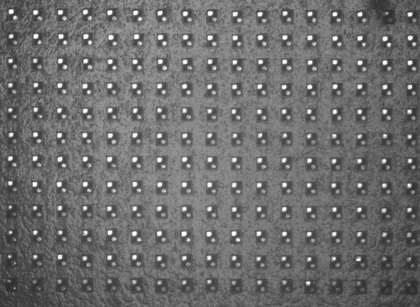
%> input picture target2.png, 420 x 307 px, shrunk from 1104 x 806 before the run; the run also reads 1 picture not shown here
$ octave main.m   (GNU Octave 9; MATLAB toolbox functions it lacks are replaced by stand-ins)
%> lines starting %> are read from the running program, lines starting %| are printed output that depends on the picture
%%
clear;
clc;

I_target = imread('target2.png');          %读入图片
%> I_target is the input picture: size 307x420x3 uint8; mean R, G, B 108.6, 108.6, 108.6
I_template = imread('template2.png');

figure
subplot(121)
imshow(I_target);
title('实采图片')
subplot(122)
imshow(I_template);
title('样片')
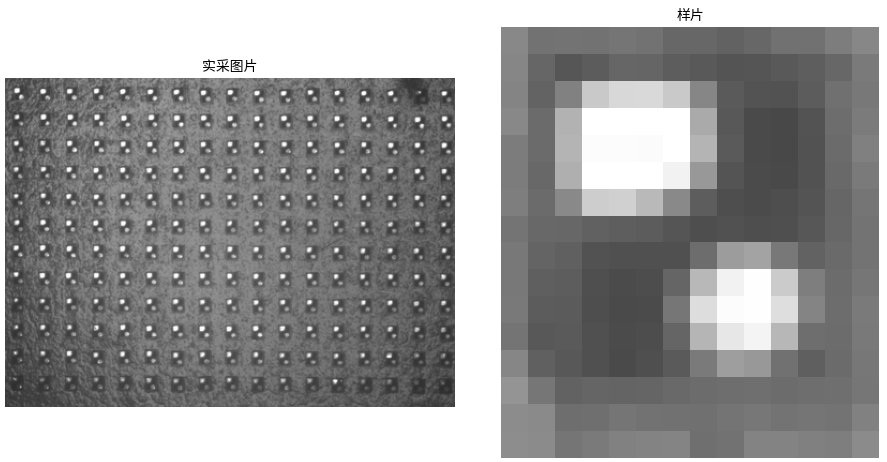
%> figure redrawn from the program's plot data, 2 panels

v_target = rgb2gray(I_target);           % 图像转换
v_template = rgb2gray(I_template);


j_target = medfilt2(v_target,[3,3]);      %3×3中值滤波器去噪
j_template = medfilt2(v_template,[3,3]);

% [7 lines of commented-out code are left out]

j_target = imadjust(j_target, [], [], 0.75);
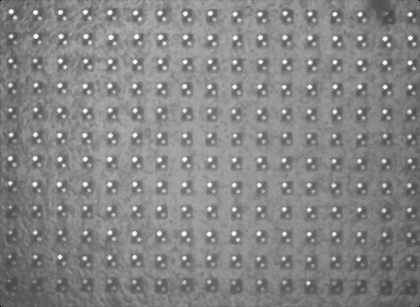
%> j_target: size 307x420 uint8; min 0, max 255, mean 133
j_template = imadjust(j_template, [], [], 0.75);

% [7 lines of commented-out code are left out]

[m,n]=size(j_target);             %读尺寸
%> m = 307; n = 420
[m0,n0]=size(j_template);
%> m0 = 16; n0 = 14

result=zeros(m-m0+1,n-n0+1);
vec_sub = double( j_template(:) );
%> vec_sub = 224 values, max 255 at index 69, min 0 at index 1, mean 140.4
norm_sub = norm( vec_sub );
%> norm_sub = 2191

for i=1:1:m-m0+1
    for j=1:1:n-n0+1
        subMatr=j_target(i:i+m0-1,j:j+n0-1);
        vec=double( subMatr(:) );
        result(i,j)=vec'*vec_sub / (norm(vec)*norm_sub+eps);
    end
end
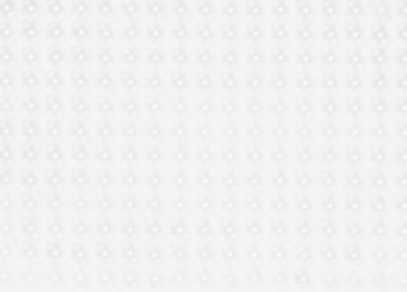
%> result: size 292x407 double; min 0.896, max 0.989, mean 0.949

%%
T = 0.978;   %设置相关的阈值
[iMaxPos,jMaxPos]=find( result>=T);
%> iMaxPos = 436 values from 8 to 279; jMaxPos = 436 values from 6 to 407
N = length(iMaxPos);
%> N = 436

%%
I_target2 = I_target;
wSize = [n0,m0];
%> wSize = [14 16]
lineSize = 1;
color = [0,0,0];
for i = 1:N
% [6 lines of commented-out code are left out]
      pt = [jMaxPos(i),iMaxPos(i)];
%> (the run ends here)
